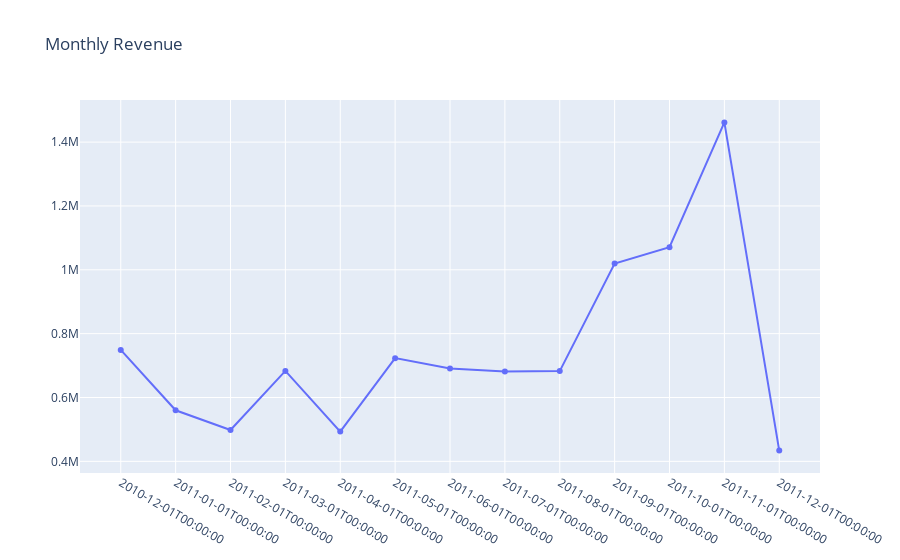

This figure's notebook cell:
### Code cell
go_plot = [
    go.Scatter(x = monthly_revenues['year_month'], y =monthly_revenues['revenue'])
]

go_layout = go.Layout(
    xaxis = {'type':'category'},
    title = 'Monthly Revenue'
)

fig = go.Figure(data = go_plot, layout = go_layout)

pyoff.iplot(fig)

### Figure 1 — Plotly figure (JSON) as saved in the notebook; plotly's stock layout.template omitted (floating-point values rounded to 4 significant figures)
{"data": [{"type": "scatter", "x": ["2010-12-01T00:00:00", "2011-01-01T00:00:00", "2011-02-01T00:00:00", "2011-03-01T00:00:00", "2011-04-01T00:00:00", "2011-05-01T00:00:00", "2011-06-01T00:00:00", "2011-07-01T00:00:00", "2011-08-01T00:00:00", "2011-09-01T00:00:00", "2011-10-01T00:00:00", "2011-11-01T00:00:00", "2011-12-01T00:00:00"], "y": [749000.0, 560000.0, 498100.0, 683300.0, 493200.0, 723300.0, 691100.0, 681300.0, 682700.0, 1020000.0, 1071000.0, 1462000.0, 433700.0]}], "layout": {"title": {"text": "Monthly Revenue"}, "xaxis": {"type": "category"}}}
